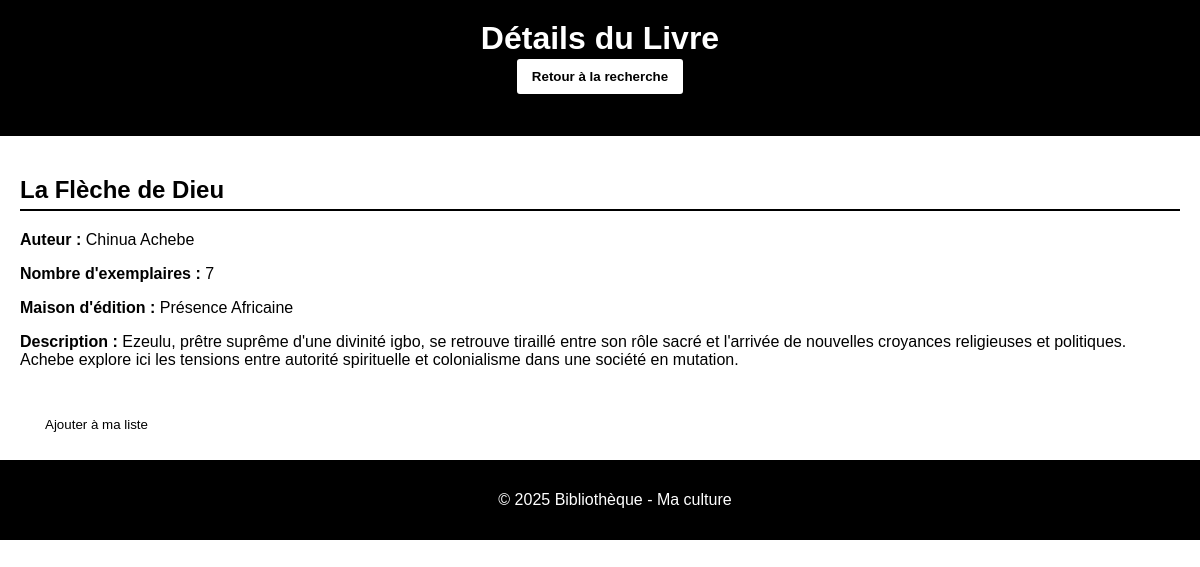
Screenshot of /details.php?id=1011 with the database file from the repository.
### tables this page shows
CREATE TABLE `livres` (
  `id` int(11) NOT NULL COMMENT 'identifiant du livre',
  `titre` varchar(100) NOT NULL COMMENT 'Titre du livre',
  `auteur` varchar(100) NOT NULL COMMENT 'Auteur du livre',
  `description` text NOT NULL COMMENT 'description du livre',
  `maison_edition` varchar(100) NOT NULL COMMENT 'Maison d''edition du livre',
  `nombre_exemplaire` int(11) NOT NULL COMMENT 'Nombre d''exemplaire disponible'
);

### details.php (the view, shortened to what this page needs)
<?php
$host = "localhost";
$user = "root";
$password = "";
$dbname = "biblio_en_ligne";
$conn = mysqli_connect($host, $user, $password, $dbname);
$id = isset($_GET['id']) ? intval($_GET['id']) : 0;
$sql = "SELECT * FROM livres WHERE id = $id";
$result = mysqli_query($conn, $sql);
$row = mysqli_fetch_array($result);
?>
<!DOCTYPE html>
<html lang="fr">
<head>
    <link rel="stylesheet" href="css/style.css">
</head>
<body>
    <header>
        <h1>Détails du Livre</h1>
        <button onclick="window.location.href='index.php'" style="
            margin-bottom: 20px;
            background-color: white;
            border: 2px solid black;
            padding: 10px 15px;
            border-radius: 5px;
            color: black;
            font-weight: bold;
            cursor: pointer;
            transition: background-color 0.3s ease, color 0.3s ease;
        ">
            Retour à la recherche
        </button>
    </header>
    <main>
        <div class="contenu">
            <h2><?php echo htmlspecialchars($row['titre']); ?></h2>
            <p><strong>Auteur :</strong> <?php echo htmlspecialchars($row['auteur']); ?></p>
            <p><strong>Nombre d'exemplaires :</strong> <?php echo htmlspecialchars($row['nombre_exemplaire']); ?></p>
            <p><strong>Maison d'édition :</strong> <?php echo htmlspecialchars($row['maison_edition']); ?></p>
            <p><strong>Description :</strong> <?php echo nl2br(htmlspecialchars($row['description'])); ?></p>
        </div>
            <form action="ajout.php" method="post">
                <button type="submit" class="btn" onclick="confirmerAjout()">Ajouter à ma liste</button>
            </form>
    </main>
    <footer>
        <p>&copy; 2025 Bibliothèque - Ma culture</p>
    </footer>
</body>
</html>

### css/style.css (style rules this page uses)
body { margin: 0; font-family: Arial, sans-serif; background-color: #ffffff; color: #000000; }
header { background-color: #000000; color: #ffffff; padding: 20px; text-align: center; }
header h1 { margin: 0; font-size: 2em; }
main { padding: 20px; }
.contenu { margin-bottom: 40px; }
h2 { border-bottom: 2px solid #000; padding-bottom: 5px; }
.btn { padding: 8px 15px; margin-left: 10px; background-color: #fff; color: #000; border: none; border-radius: 4px; cursor: pointer; }
footer { background-color: #000; color: #fff; text-align: center; padding: 15px; position: relative; bottom: 0; width: 100%; }

### rows the page displays
livres: titre "La Flèche de Dieu", auteur "Chinua Achebe", nombre_exemplaire "7", maison_edition "Présence Africaine", description "Ezeulu, prêtre suprême d'une divinité igbo, se retrouve tiraillé entre son rôle sacré et l'arrivée de nouvelles croyances religieuses et politiques. Achebe explore ici les tensions entre autorité spirituelle et colonialisme dans une société en mutation."
